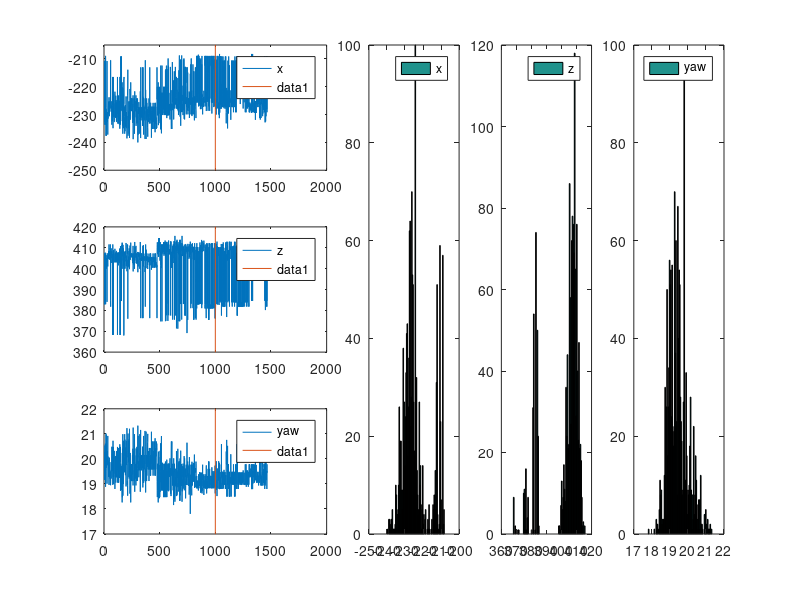
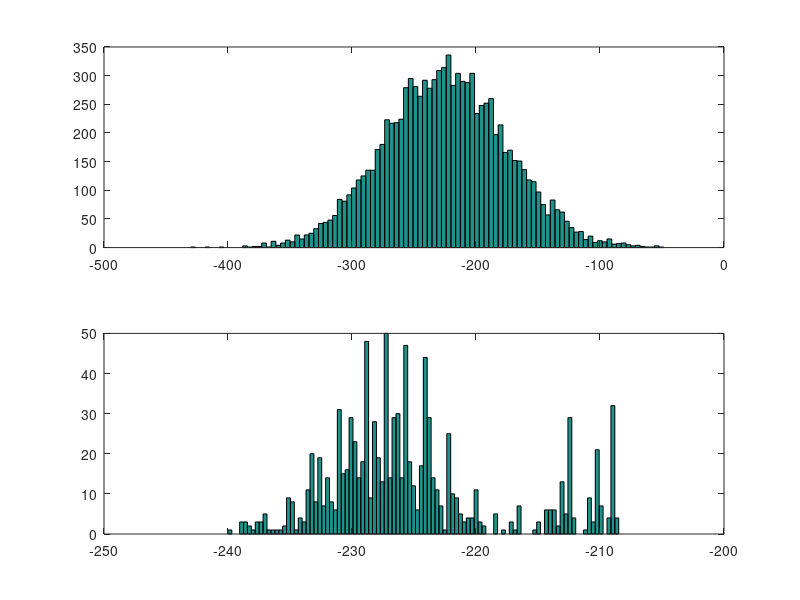

Reproduce these figures in MATLAB, in order. (Note: this script raises an error after producing the figures.)
%%% Implements a kalman filter to run on recorded data (offline)
%%% Inclides also a Luenberg one-step-ahead predictor
%%% Developed in MATLAB 2020

close all
%% data loading and splitting
a = dlmread('data1.txt');
x   = a(:,2);
z   = a(:,3);
yaw = a(:,4);

x_train   = x(1:1000)
z_train   = z(1:1000)
yaw_train = yaw(1:1000)

x_valid   = x(1001:end)
z_valid   = z(1001:end)
yaw_valid = yaw(1001:end)


%% Overview of all data

figure('Position', [10 10 1300 600]);clf; hold on
subplot(3,5,[1 2]);     plot(x);        legend('x','train/test split');   line([1e3 1e3],[-500 500]); ylim([-250 -205])
subplot(3,5,[6 7]);     plot(z);        legend('z','train/test split');   line([1e3 1e3],[-500 500]); ylim([360 420])
subplot(3,5,[11 12]);   plot(yaw);      legend('yaw','train/test split'); line([1e3 1e3],[-500 500]); ylim([17 22])   
subplot(3,5,[3 8 13]);  hist(x, 100);   legend('x')
subplot(3,5,[4 9 14]);  hist(z, 100);	legend('z')
subplot(3,5,[5 10 15]); hist(yaw, 100); legend('yaw')


%% Demo of fitting a gaussian 
avg = mean(x_train);
variance = var(x_train);
sample = avg + randn(1, 10000)*variance;

figure()
subplot(2,1,1); hist(sample,100)
subplot(2,1,2); hist(x_train,100)


%% System model

% ts = (a(:,1) - circshift(a(:,1), 1))

Ts = 0.0386

A = [1 Ts  0 0   0 0;
     0 0   0 0   0 0;
     0 0   1 Ts  0 0;
     0 0   0 0   0 0;
     0 0   0 0   1 Ts;
     0 0   0 0   0 0];

B = zeros(6,3);

C = [1 0   0 0   0 0;
     0 0   1 0   0 0;
     0 0   0 0   1 0];

Rw= [1 0   0 0   0 0;
     0 1   0 0   0 0;
     0 0   1 1   0 0;
     0 0   0 1   0 0;
     0 0   0 0   1 0;
     0 0   0 0   0 1];
 


u = zeros(3, length(x_train))

y = [x_train, z_train, yaw_train]'

% Rv = [var(x_train)^2   0               0;
%      0              var(y_train)^2     0;
%      0              0               var(yaw_train)^2]
 
Rv = cov(y')

%% Luenberg predictor
P = [0.55 0.41 0.4 0.65 0.5 0.45]
yhat_luenberg = pablo_luenberg(u, y, P, A, B, C);

figure(); clf; hold on
plot(yhat_luenberg(3,:))
plot(yaw_train)
legend('predicted x_train', 'real x_train')


%% Kalman filter
LL = eye(6)
[yhat_kalman_tv2, mse] = custom_tvkalman(u, y, A, B, C, [], Rw, Rv, LL, [], [])

figure(); clf; hold on
plot(yhat_kalman_tv2(3,:))
plot(yaw_train)
legend('predicted x_train', 'real x_train')


%% %%%%%%%%%%%%%%%%%%%%%%%%%%%%%%%%%%%%%%%%%%%%%%%%%%%%%%%%%%%%%%%%%%%%%%%%
% FUNCS
%%%%%%%%%%%%%%%%%%%%%%%%%%%%%%%%%%%%%%%%%%%%%%%%%%%%%%%%%%%%%%%%%%%%%%%%%%%


function yhat_luenberg = pablo_luenberg(u, y, P, A, B, C);
    %%% Gets a one-step prediction from Luembergs observer for the system 
    %%% output yhat. Function inputs are:
    %%%     u: known input
    %%%     y: known output
    %%%     P: observer poles
    %%%     A, B, C: propagation & measurement equation matrices*
 
    L = (place(A',C',P))';
    
    xhat = zeros(6,max(size(u)));
    yhat = zeros(3,max(size(u)));
    
    for k = 1:max(size(u))
        xhat(:,k+1) = A * xhat(:,k) + B*u(:,k) + L*(y(:,k) - C*xhat(:,k));
        yhat(:,k) = C * xhat(:,k);
    end
    
    xhat_luenberg = xhat;
    yhat_luenberg = yhat;
end




function [yhat, mse] = custom_tvkalman(u, y, A, B, C, D, Q, R, LL, L0, P0)
    %%% Time variant Kalman filter
    % Q: Covariance matrix for process noise
    % R: Covariance matrix for measurement noise
    % L0: initial filter gain value - initiated within the function
    % P0: initial covariance estimation error - initiated within the function
 
    xhat = zeros(6,max(size(u)));
    yhat = zeros(3,max(size(u)));

    L = zeros(6,3,max(size(u)));  % filter gain K
    P = zeros(6,6,max(size(u)));  % covariance estimation error
    
    % we are at instant K (known state) aiming to predict k+1
    for k = 1:max(size(u))-1
        % Propagation loop
        xhat(:,k+1) = A*xhat(:,k) + B*u(:,k);
        P(:,:,k+1)  = A*P(:,:,k)*A' + LL*Q*LL';

        % Predict output needs to be extracted here to keep causality
        % ONLY IF USED AS A PREDICTOR
        % yhat(:,k+1) = C*xhat(:,k+1);

        % Upgrade loop - This would happen at the beggining of the next
        % loop, therefore all (k+1)s are actually (k)s so causality holds.
        L(:,:,k+1)    = P(:,:,k+1) * C' * (C*P(:,:,k+1)*C' + R)^(-1);
        xhat(:,k+1) = xhat(:,k+1) + L(:,:,k+1)*(y(:,k+1) - C*xhat(:,k+1));
        P(:,:,k+1)  = P(:,:,k+1) - L(:,:,k+1)*C*P(:,:,k+1);
        
        yhat(:,k+1) = C*xhat(:,k+1);
    end 
    
    mse = [immse(y(1,:), yhat(1,:)); immse(y(2,:), yhat(2,:))];
end
  
 
